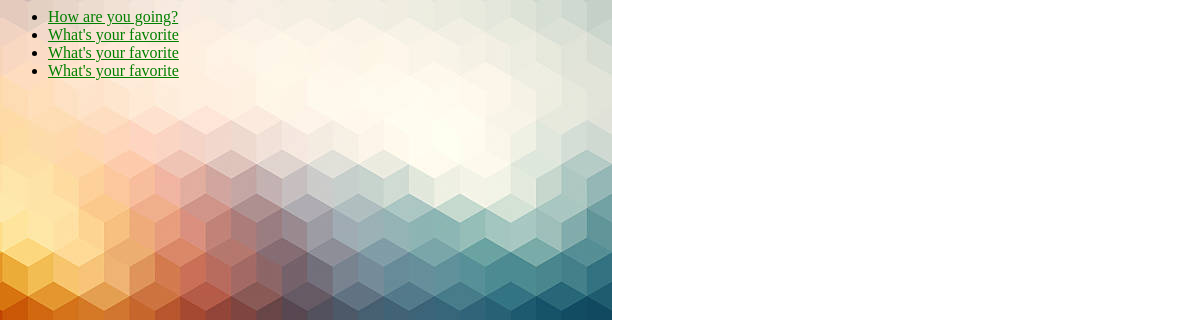
The page /polls/ on the database as committed earlier.
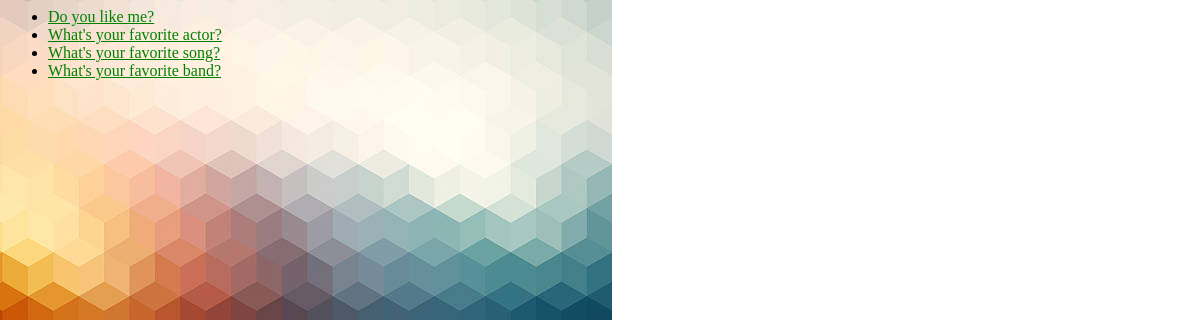
The same page on the database as committed later.
### polls/models.py (models this page shows, shortened)
class Question(models.Model):
    question_text = models.CharField(max_length=200)
    pub_date = models.DateTimeField('date published')

### polls/views.py (the view)
# urls.py: path('', views.IndexView.as_view(), name='index'),
class IndexView(generic.ListView):
    template_name = 'polls/index.html'
    context_object_name = 'latest_question_list'
    def get_queryset(self):
        return Question.objects.filter(pub_date__lte=timezone.now())\
        .order_by('-pub_date')[:5]

### polls/templates/polls/index.html
{% load static %}
<link rel="stylesheet" type="text/css" href="{% static 'polls/style.css'%}">
{% if latest_question_list %}
    <ul>
    {% for question in latest_question_list %}
        <li><a href="{% url 'polls:detail' question.id %}">{{ question.question_text }}</a></li>
    {% endfor %}
    </ul>
{% else %}
    <p>No polls are available.</p>
{% endif %}

Rows that differ between the two databases and show on the page:
no longer on this page (row edited): Question: question_text "How are you going?"
added Question: question_text "Do you like me?"
changed Question: question_text "What's your favorite" → "What's your favorite actor?"
changed Question: question_text "What's your favorite" → "What's your favorite song?"
changed Question: question_text "What's your favorite" → "What's your favorite band?"
